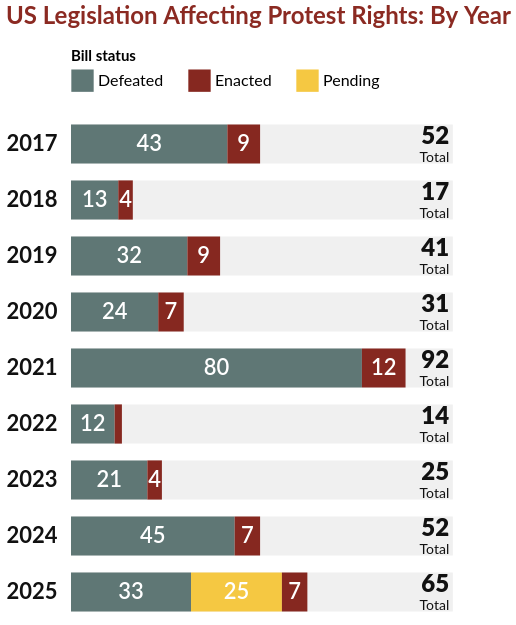

This figure's Vega-Lite source:
### Vega-Lite specification from a JSON file in a GitHub repository (floating-point values rounded to 4 significant figures)
{"$schema": "https://vega.github.io/schema/vega-lite/v6.json", "title": {"text": "US Legislation Affecting Protest Rights: By Year", "anchor": "start", "color": "#8b2a22", "fontSize": 24, "fontWeight": "bold", "offset": 20}, "width": 400, "height": {"step": 56}, "data": {"values": [{"year": "2017", "Defeated": 43, "Pending": 0, "Enacted": 9}, {"year": "2018", "Defeated": 13, "Pending": 0, "Enacted": 4}, {"year": "2019", "Defeated": 32, "Pending": 0, "Enacted": 9}, {"year": "2020", "Defeated": 24, "Pending": 0, "Enacted": 7}, {"year": "2021", "Defeated": 80, "Pending": 0, "Enacted": 12}, {"year": "2022", "Defeated": 12, "Pending": 0, "Enacted": 2}, {"year": "2023", "Defeated": 21, "Pending": 0, "Enacted": 4}, {"year": "2024", "Defeated": 45, "Pending": 0, "Enacted": 7}, {"year": "2025", "Defeated": 33, "Pending": 25, "Enacted": 7}]}, "transform": [{"fold": ["Defeated", "Pending", "Enacted"], "as": ["status", "count"]}, {"filter": "datum.count > 0"}, {"calculate": "indexof(['Defeated','Pending','Enacted'], datum.status)", "as": "rank"}, {"window": [{"op": "sum", "field": "count", "as": "end"}], "groupby": ["year"], "sort": [{"field": "rank"}], "frame": [null, 0]}, {"calculate": "datum.end - datum.count", "as": "start"}, {"calculate": "datum.start + datum.count / 2", "as": "mid"}], "encoding": {"y": {"field": "year", "type": "ordinal", "title": null, "scale": {"paddingInner": 0.3}, "axis": {"domain": false, "ticks": false, "labelFontSize": 22, "labelFontWeight": "bold", "labelColor": "#111", "labelPadding": 14}}}, "layer": [{"transform": [{"aggregate": [], "groupby": ["year"]}], "mark": {"type": "bar", "color": "#f0f0f0"}, "encoding": {"x": {"datum": 0, "type": "quantitative", "scale": {"domain": [0, 105]}, "axis": null}, "x2": {"datum": 105}}}, {"mark": "bar", "encoding": {"x": {"field": "start", "type": "quantitative"}, "x2": {"field": "end"}, "color": {"field": "status", "type": "nominal", "scale": {"domain": ["Defeated", "Enacted", "Pending"], "range": ["#5f7775", "#862820", "#f5c842"]}, "legend": {"title": "Bill status", "orient": "top", "direction": "horizontal", "symbolType": "square", "symbolSize": 500, "symbolStrokeWidth": 0, "labelFontSize": 16, "titleFontSize": 15, "columnPadding": 24, "offset": 24}}}}, {"transform": [{"filter": "datum.count >= 3"}], "mark": {"type": "text", "color": "white", "fontSize": 22, "fontWeight": 600}, "encoding": {"x": {"field": "mid", "type": "quantitative"}, "text": {"field": "count"}}}, {"transform": [{"aggregate": [{"op": "sum", "field": "count", "as": "total"}], "groupby": ["year"]}], "mark": {"type": "text", "align": "right", "dy": -7, "fontSize": 24, "fontWeight": 900, "color": "#111"}, "encoding": {"x": {"datum": 104, "type": "quantitative"}, "text": {"field": "total"}}}, {"transform": [{"aggregate": [], "groupby": ["year"]}], "mark": {"type": "text", "align": "right", "dy": 14, "fontSize": 14, "color": "#111", "text": "Total"}, "encoding": {"x": {"datum": 104, "type": "quantitative"}}}], "config": {"font": "Lato, Helvetica, Arial, sans-serif", "view": {"stroke": null}}}
